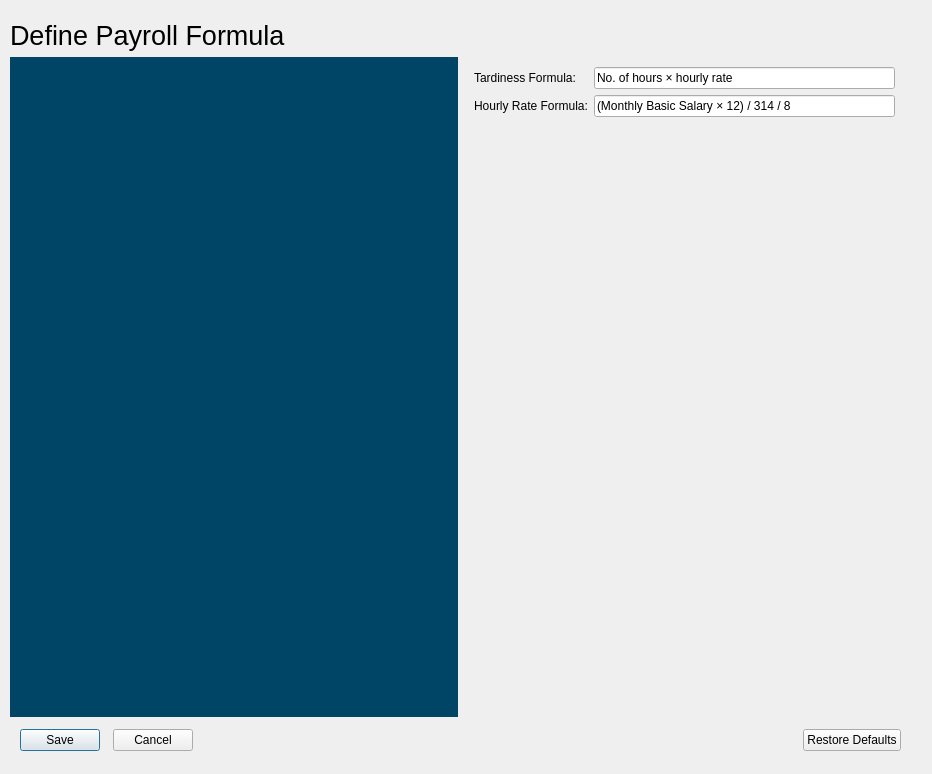
<?xml version="1.0" encoding="UTF-8"?>
<ui version="4.0">
 <class>DefinePayrollFormulaDialog</class>
 <widget class="QDialog" name="DefinePayrollFormulaDialog">
  <property name="geometry">
   <rect>
    <x>0</x>
    <y>0</y>
    <width>932</width>
    <height>774</height>
   </rect>
  </property>
  <property name="windowTitle">
   <string>Dialog</string>
  </property>
  <widget class="QWidget" name="verticalLayoutWidget">
   <property name="geometry">
    <rect>
     <x>10</x>
     <y>20</y>
     <width>901</width>
     <height>731</height>
    </rect>
   </property>
   <layout class="QVBoxLayout" name="verticalLayout">
    <item>
     <widget class="QLabel" name="DefinePayrollFormulaDialogLabel">
      <property name="sizePolicy">
       <sizepolicy hsizetype="Preferred" vsizetype="Fixed">
        <horstretch>0</horstretch>
        <verstretch>0</verstretch>
       </sizepolicy>
      </property>
      <property name="minimumSize">
       <size>
        <width>0</width>
        <height>0</height>
       </size>
      </property>
      <property name="font">
       <font>
        <pointsize>20</pointsize>
       </font>
      </property>
      <property name="layoutDirection">
       <enum>Qt::LeftToRight</enum>
      </property>
      <property name="autoFillBackground">
       <bool>false</bool>
      </property>
      <property name="text">
       <string>Define Payroll Formula</string>
      </property>
     </widget>
    </item>
    <item>
     <layout class="QHBoxLayout" name="horizontalLayout">
      <item>
       <widget class="QListWidget" name="listWidget">
        <property name="styleSheet">
         <string notr="true">QListWidget {
    background-color: #004466;
    color: white;
    border: none;
}
QListWidget::item:selected {
    background-color: #007b8a;
}</string>
        </property>
       </widget>
      </item>
      <item>
       <widget class="QStackedWidget" name="stackedWidget">
        <property name="styleSheet">
         <string notr="true"/>
        </property>
        <property name="currentIndex">
         <number>2</number>
        </property>
        <widget class="QWidget" name="page">
         <widget class="QWidget" name="verticalLayoutWidget_2">
          <property name="geometry">
           <rect>
            <x>10</x>
            <y>10</y>
            <width>421</width>
            <height>621</height>
           </rect>
          </property>
          <layout class="QVBoxLayout" name="verticalLayout_2">
           <item>
            <widget class="QLabel" name="overtimePayRatesLabel">
             <property name="text">
              <string>Overtime Pay Rates</string>
             </property>
            </widget>
           </item>
           <item>
            <widget class="QTableWidget" name="overtimePayRatesTableWidget"/>
           </item>
          </layout>
         </widget>
        </widget>
        <widget class="QWidget" name="page_3">
         <widget class="QWidget" name="verticalLayoutWidget_3">
          <property name="geometry">
           <rect>
            <x>10</x>
            <y>20</y>
            <width>411</width>
            <height>601</height>
           </rect>
          </property>
          <layout class="QVBoxLayout" name="verticalLayout_3">
           <item>
            <widget class="QLabel" name="taxableIncomeFormulaLabel">
             <property name="text">
              <string>Taxable Income Formula:</string>
             </property>
            </widget>
           </item>
           <item>
            <widget class="QTextEdit" name="taxableIncomeFormulaTextEdit">
             <property name="html">
              <string>&lt;!DOCTYPE HTML PUBLIC &quot;-//W3C//DTD HTML 4.0//EN&quot; &quot;http://www.w3.org/TR/REC-html40/strict.dtd&quot;&gt;
&lt;html&gt;&lt;head&gt;&lt;meta name=&quot;qrichtext&quot; content=&quot;1&quot; /&gt;&lt;meta charset=&quot;utf-8&quot; /&gt;&lt;style type=&quot;text/css&quot;&gt;
p, li { white-space: pre-wrap; }
hr { height: 1px; border-width: 0; }
li.unchecked::marker { content: &quot;\2610&quot;; }
li.checked::marker { content: &quot;\2612&quot;; }
&lt;/style&gt;&lt;/head&gt;&lt;body style=&quot; font-family:'Ubuntu'; font-size:10pt; font-weight:400; font-style:normal;&quot;&gt;
&lt;p style=&quot; margin-top:0px; margin-bottom:0px; margin-left:0px; margin-right:0px; -qt-block-indent:0; text-indent:0px;&quot;&gt;{BasicSalary} + {Allowance} + {Overtime} - {Deductions}&lt;/p&gt;&lt;/body&gt;&lt;/html&gt;</string>
             </property>
            </widget>
           </item>
          </layout>
         </widget>
        </widget>
        <widget class="QWidget" name="page_2">
         <widget class="QWidget" name="formLayoutWidget">
          <property name="geometry">
           <rect>
            <x>10</x>
            <y>10</y>
            <width>421</width>
            <height>621</height>
           </rect>
          </property>
          <layout class="QFormLayout" name="formLayout">
           <item row="0" column="0">
            <widget class="QLabel" name="tardinessFormulaLabel">
             <property name="text">
              <string>Tardiness Formula:</string>
             </property>
            </widget>
           </item>
           <item row="1" column="0">
            <widget class="QLabel" name="hourlyRateFormulaLabel">
             <property name="text">
              <string>Hourly Rate Formula:</string>
             </property>
            </widget>
           </item>
           <item row="0" column="1">
            <widget class="QLineEdit" name="tardinessFormulaLineEdit">
             <property name="text">
              <string>No. of hours × hourly rate</string>
             </property>
            </widget>
           </item>
           <item row="1" column="1">
            <widget class="QLineEdit" name="hourlyRateFormulaLineEdit">
             <property name="text">
              <string>(Monthly Basic Salary × 12) / 314 / 8</string>
             </property>
            </widget>
           </item>
          </layout>
         </widget>
        </widget>
       </widget>
      </item>
     </layout>
    </item>
    <item>
     <widget class="QFrame" name="frame">
      <property name="frameShape">
       <enum>QFrame::StyledPanel</enum>
      </property>
      <property name="frameShadow">
       <enum>QFrame::Raised</enum>
      </property>
     </widget>
    </item>
    <item>
     <layout class="QHBoxLayout" name="horizontalLayout_2">
      <property name="spacing">
       <number>13</number>
      </property>
      <property name="leftMargin">
       <number>10</number>
      </property>
      <property name="rightMargin">
       <number>10</number>
      </property>
      <item>
       <widget class="QPushButton" name="saveButton">
        <property name="text">
         <string>Save</string>
        </property>
       </widget>
      </item>
      <item>
       <widget class="QPushButton" name="cancelButton">
        <property name="text">
         <string>Cancel</string>
        </property>
       </widget>
      </item>
      <item>
       <spacer name="horizontalSpacer">
        <property name="orientation">
         <enum>Qt::Horizontal</enum>
        </property>
        <property name="sizeHint" stdset="0">
         <size>
          <width>40</width>
          <height>20</height>
         </size>
        </property>
       </spacer>
      </item>
      <item>
       <widget class="QPushButton" name="restoreDefaultsButton">
        <property name="text">
         <string>Restore Defaults</string>
        </property>
       </widget>
      </item>
     </layout>
    </item>
   </layout>
  </widget>
 </widget>
 <resources/>
 <connections/>
</ui>
